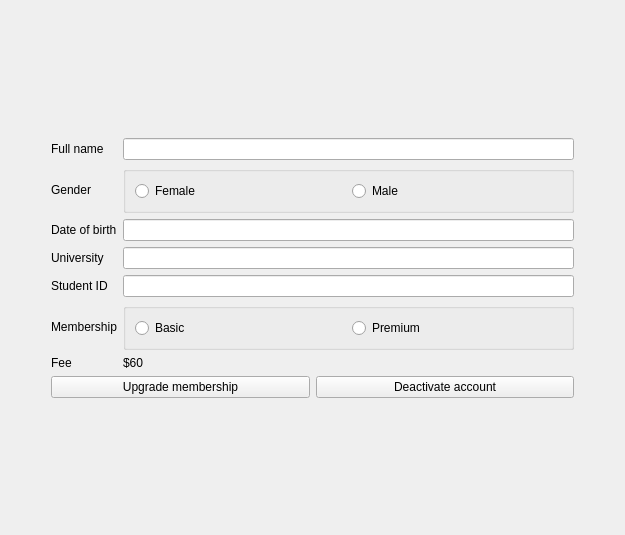
<?xml version="1.0" encoding="UTF-8"?>
<ui version="4.0">
 <class>UserInfoWidget</class>
 <widget class="QWidget" name="UserInfoWidget">
  <property name="geometry">
   <rect>
    <x>0</x>
    <y>0</y>
    <width>625</width>
    <height>535</height>
   </rect>
  </property>
  <property name="windowTitle">
   <string>Form</string>
  </property>
  <layout class="QGridLayout" name="gridLayout_3" rowstretch="0,0,0" columnstretch="0,1,0,0">
   <item row="1" column="0">
    <spacer name="horizontalSpacer">
     <property name="orientation">
      <enum>Qt::Horizontal</enum>
     </property>
     <property name="sizeHint" stdset="0">
      <size>
       <width>40</width>
       <height>20</height>
      </size>
     </property>
    </spacer>
   </item>
   <item row="2" column="1">
    <spacer name="verticalSpacer">
     <property name="orientation">
      <enum>Qt::Vertical</enum>
     </property>
     <property name="sizeHint" stdset="0">
      <size>
       <width>20</width>
       <height>56</height>
      </size>
     </property>
    </spacer>
   </item>
   <item row="0" column="2">
    <spacer name="verticalSpacer_2">
     <property name="orientation">
      <enum>Qt::Vertical</enum>
     </property>
     <property name="sizeHint" stdset="0">
      <size>
       <width>20</width>
       <height>57</height>
      </size>
     </property>
    </spacer>
   </item>
   <item row="1" column="1" colspan="2">
    <layout class="QGridLayout" name="gridLayout_2">
     <item row="1" column="0">
      <widget class="QPushButton" name="pushButton">
       <property name="text">
        <string>Upgrade membership</string>
       </property>
      </widget>
     </item>
     <item row="1" column="1">
      <widget class="QPushButton" name="pushButton_2">
       <property name="text">
        <string>Deactivate account</string>
       </property>
      </widget>
     </item>
     <item row="0" column="0" colspan="2">
      <layout class="QGridLayout" name="gridLayout">
       <item row="2" column="1">
        <widget class="QLineEdit" name="txtDateOfBirth"/>
       </item>
       <item row="2" column="0">
        <widget class="QLabel" name="label_2">
         <property name="text">
          <string>Date of birth</string>
         </property>
        </widget>
       </item>
       <item row="0" column="1">
        <widget class="QLineEdit" name="txtName"/>
       </item>
       <item row="3" column="0">
        <widget class="QLabel" name="label_3">
         <property name="text">
          <string>University</string>
         </property>
        </widget>
       </item>
       <item row="5" column="1">
        <widget class="QGroupBox" name="groupBox_2">
         <property name="title">
          <string/>
         </property>
         <layout class="QHBoxLayout" name="horizontalLayout">
          <item>
           <widget class="QRadioButton" name="rdbBasic">
            <property name="text">
             <string>Basic</string>
            </property>
           </widget>
          </item>
          <item>
           <widget class="QRadioButton" name="rdbPremium">
            <property name="text">
             <string>Premium</string>
            </property>
           </widget>
          </item>
         </layout>
        </widget>
       </item>
       <item row="3" column="1">
        <widget class="QLineEdit" name="txtUni"/>
       </item>
       <item row="4" column="0">
        <widget class="QLabel" name="label_4">
         <property name="text">
          <string>Student ID</string>
         </property>
        </widget>
       </item>
       <item row="1" column="0">
        <widget class="QLabel" name="label_5">
         <property name="text">
          <string>Gender</string>
         </property>
        </widget>
       </item>
       <item row="1" column="1">
        <widget class="QGroupBox" name="groupBox">
         <property name="title">
          <string/>
         </property>
         <layout class="QHBoxLayout" name="horizontalLayout_5">
          <item>
           <widget class="QRadioButton" name="rdbFemale">
            <property name="text">
             <string>Female</string>
            </property>
           </widget>
          </item>
          <item>
           <widget class="QRadioButton" name="rdbMale">
            <property name="text">
             <string>Male</string>
            </property>
           </widget>
          </item>
         </layout>
        </widget>
       </item>
       <item row="4" column="1">
        <widget class="QLineEdit" name="txtSID"/>
       </item>
       <item row="6" column="0">
        <widget class="QLabel" name="label_8">
         <property name="text">
          <string>Fee</string>
         </property>
        </widget>
       </item>
       <item row="0" column="0">
        <widget class="QLabel" name="label">
         <property name="text">
          <string>Full name</string>
         </property>
        </widget>
       </item>
       <item row="5" column="0">
        <widget class="QLabel" name="label_7">
         <property name="text">
          <string>Membership</string>
         </property>
        </widget>
       </item>
       <item row="6" column="1">
        <widget class="QLabel" name="lblFee">
         <property name="text">
          <string>$60</string>
         </property>
        </widget>
       </item>
      </layout>
     </item>
    </layout>
   </item>
   <item row="1" column="3">
    <spacer name="horizontalSpacer_2">
     <property name="orientation">
      <enum>Qt::Horizontal</enum>
     </property>
     <property name="sizeHint" stdset="0">
      <size>
       <width>40</width>
       <height>20</height>
      </size>
     </property>
    </spacer>
   </item>
  </layout>
 </widget>
 <resources/>
 <connections/>
</ui>
